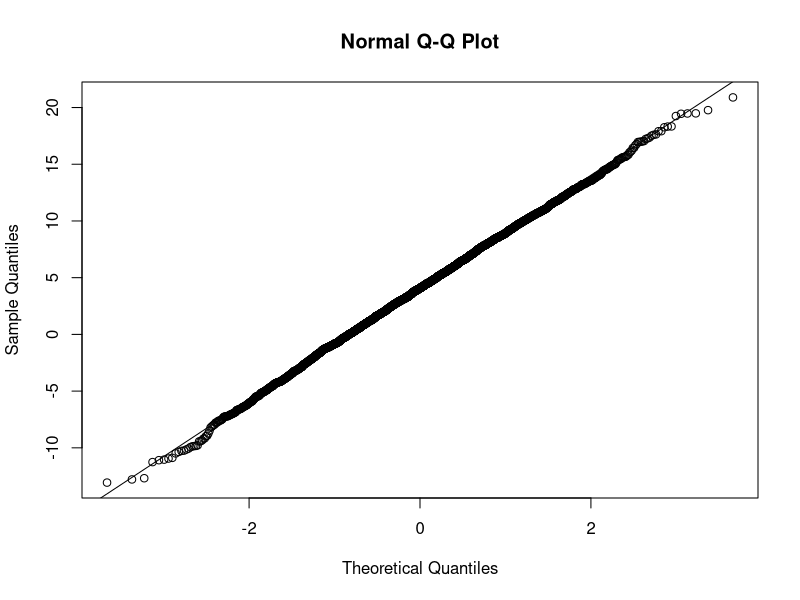
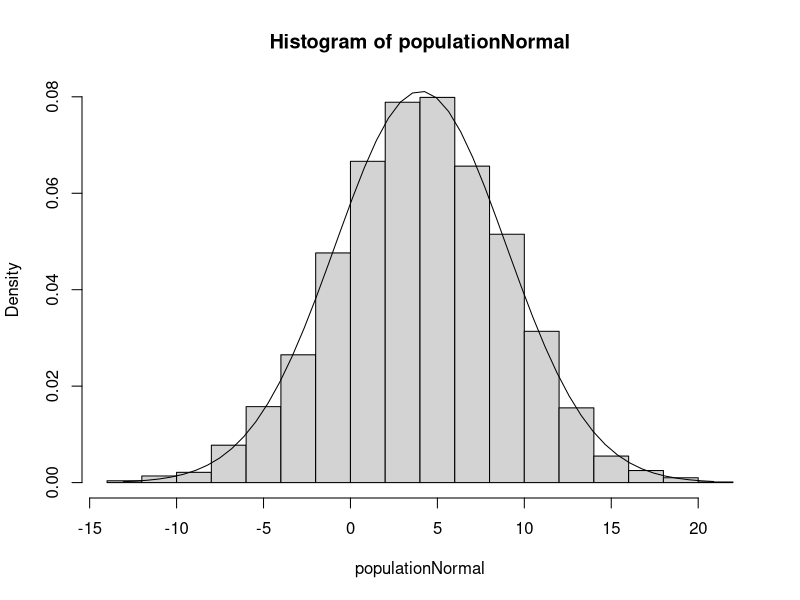
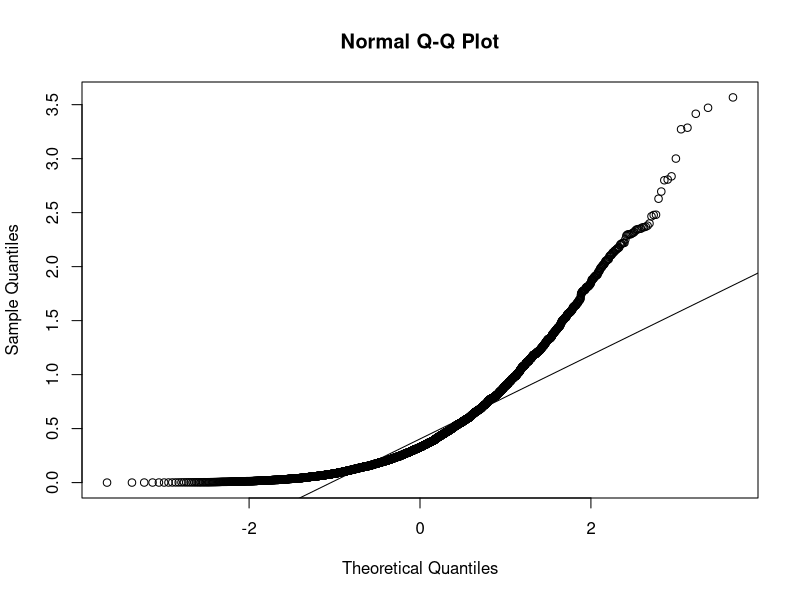
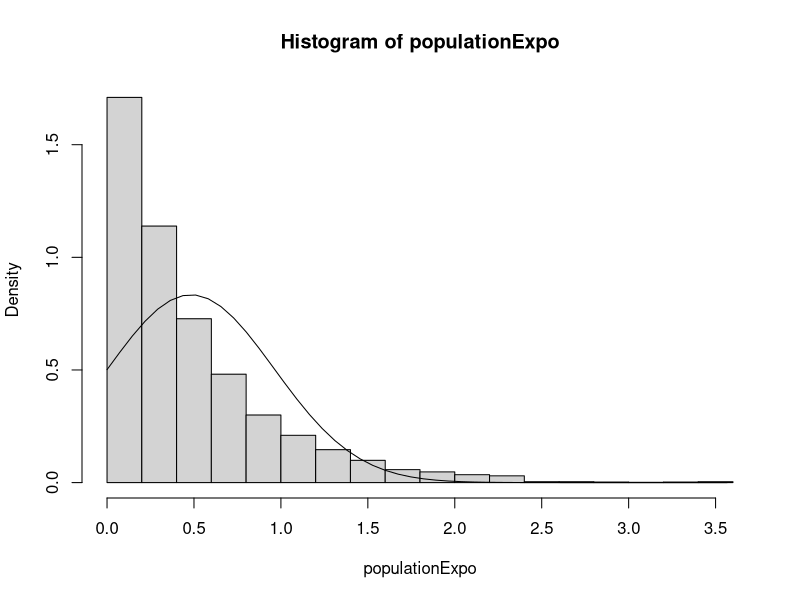
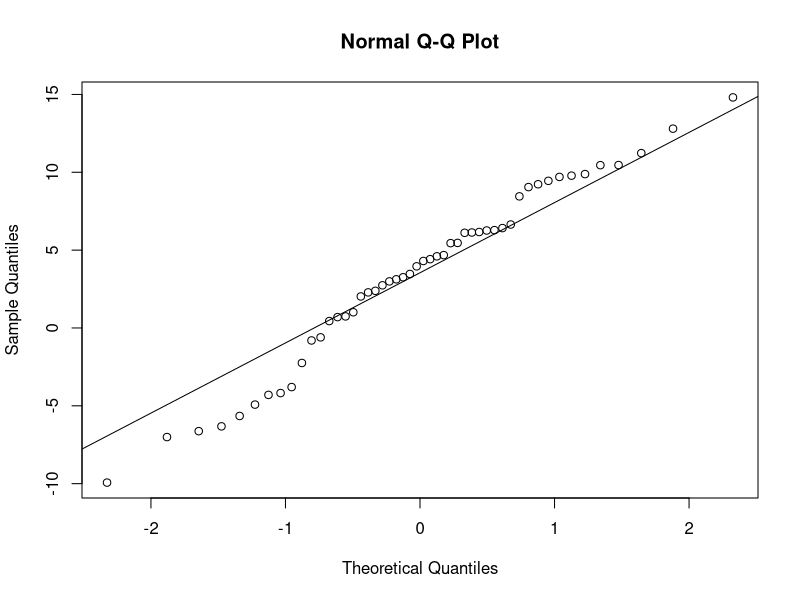
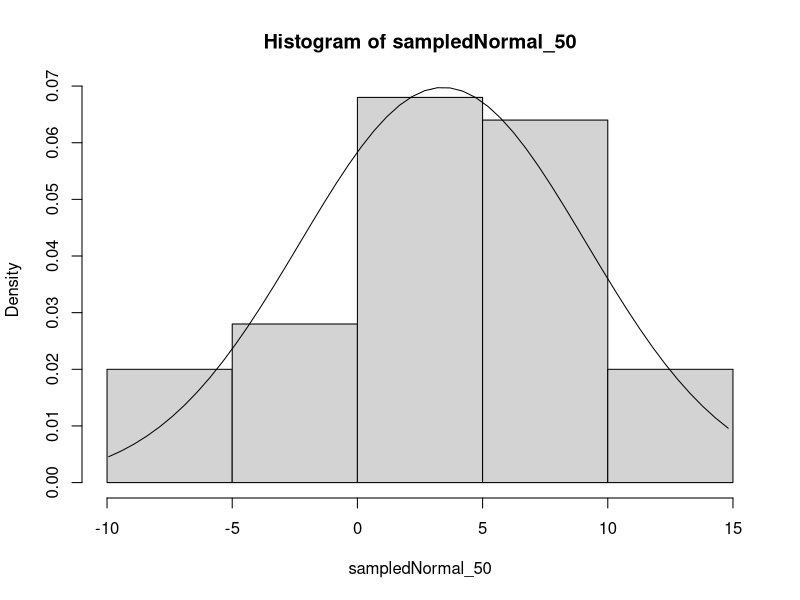
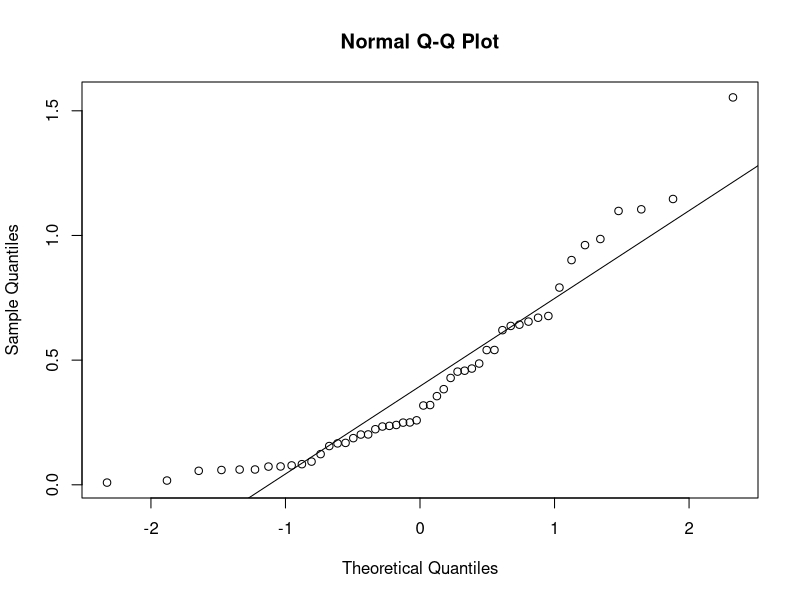
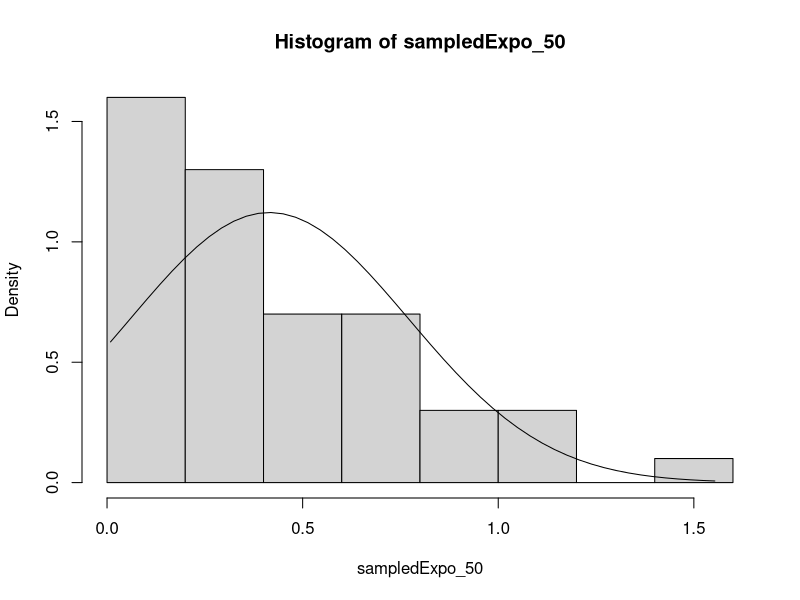

Generate these figures, in order, with R:
#simulate a population of 4000 from a normal(4,5)
populationNormal <- rnorm(4000, 4, 5)

#simulate a population of 4000 from an exponential distribution with lambda = rate 2.1
populationExpo <- rexp(4000, 2.1)

#Draw sample of size 50 and 100 from each population
sampledNormal_50 <- sample(populationNormal, 50)
sampledNormal_100 <- sample(populationNormal, 100)
sampledExpo_50 <- sample(populationExpo, 50)
sampledExpo_100 <- sample(populationExpo, 100)


#@ Confidence Level 95%
#  Z score for confidence interval 95%
z_score <- qnorm(0.975)
#  CV for T-distribution for sample size of 50 and confidence level 95%
t_score_df49 <- qt(0.975, 50 - 1)

#  calculate known sd
#   for the normal distribution (populationNormal)
knownSD_normal <- sd(populationNormal)
#   for the exponential distribution (populationExpo)
knownSD_expo <- sd(populationExpo)

#  calculate unknown sd
#   for the sampled normal distribution (sampledNormal_50)
sampledSD_normal50 <- sd(sampledNormal_50)
#   for the sampled exponential distribution (sampledExpo_50)
sampledSD_expo50 <- sd(sampledExpo_50)

#  Calculate SE
#   for known SD for normal distribution and the sample size of 50
knownSE_normal50 <- knownSD_normal / sqrt(50)
#   for known SD for exponential distribution and the sample size of 50
knownSE_expo50 <- knownSD_expo / sqrt(50)
#   for unknown SD for normal distribution and the sample size of 50
unknownSE_normal50 <- sampledSD_normal50 / sqrt(50)
#   for unknown SD for exponential distribution and the sample size of 50
unknownSE_expo50 <- sampledSD_expo50 / sqrt(50)

#  Calculate the mean
#   of sampledNormal_50
mean_normal50 <- mean(sampledNormal_50)
#   of sampledExpo_50
mean_expo50 <- mean(sampledExpo_50)

#  Calculate 95% CIs using z-distribution and knownSD
#   for sampledNormal_50
normalLeft_z95_kn <- mean_normal50 - z_score * knownSE_normal50
normalRight_z95_kn <- mean_normal50 + z_score * knownSE_normal50
#   for sampledExpo_50
expoLeft_z95_kn <- mean_expo50 - z_score * knownSE_expo50
expoRight_z95_kn <- mean_expo50 - z_score * knownSE_expo50

#  Calculate 95% CIs using t-distribution and unknownSD
#   for sampledNormal_50
normalLeft_t95_unkn <- mean_normal50 - t_score_df49 * unknownSE_normal50
normalRight_t95_unkn <- mean_normal50 - t_score_df49 * unknownSE_normal50
#   for sampledExpo_50
expoLeft_t95_unkn <- mean_expo50 - t_score_df49 * unknownSE_expo50
expoRight_t95_unkn <- mean_expo50 + t_score_df49 * unknownSE_expo50


#Plot graphs to assess the normality
#   for populationNormal
qqnorm(populationNormal)
qqline(populationNormal)
hist(populationNormal, freq = FALSE)
xfit <- seq(min(populationNormal), max(populationNormal), length = 50) 
yfit <- dnorm(xfit, mean = mean(populationNormal), sd = knownSD_normal)
lines(xfit, yfit)
#   for populationExpo
qqnorm(populationExpo)
qqline(populationExpo)
hist(populationExpo, freq = FALSE)
xfit <- seq(min(populationExpo), max(populationExpo), length = 50) 
yfit <- dnorm(xfit, mean = mean(populationExpo), sd = knownSD_expo)
lines(xfit, yfit)
#   for sampledNormal_50
qqnorm(sampledNormal_50)
qqline(sampledNormal_50)
hist(sampledNormal_50, freq = FALSE)
xfit <- seq(min(sampledNormal_50), max(sampledNormal_50), length = 50) 
yfit <- dnorm(xfit, mean = mean_normal50, sd = sampledSD_normal50)
lines(xfit, yfit)
#   for sampledExpo_50
qqnorm(sampledExpo_50)
qqline(sampledExpo_50)
hist(sampledExpo_50, freq = FALSE)
xfit <- seq(min(sampledExpo_50), max(sampledExpo_50), length = 50) 
yfit <- dnorm(xfit, mean = mean_expo50, sd = sampledSD_expo50)
lines(xfit, yfit)

#3b. Would you trust/rely on the confidence intervals you calculated in part2?
#   With the sample size >30 the factor which determine which distribution should be used
#   is whether the population SD is known or not. In this case, t-distribution is used with unknown sd
#   while z-distribution is used with known population sd. So, all of them are valid in terms of picking between z and t score.
#   However, z-score is only for normal distribution as z-distribution makes an
#   assumption that the distribution is a normal distribution. So finding the
#   confidence intervals for exponential distribution using z-score is not valid.
#   For t-score, it is applicable to non normal distribution if the size is large enough.
#   So, for the exponential using t-score is valid considering that the size is large enough
#
#   In conclusion,
#     normal-z (line, 49-51) is valid as population SD is known and the sample size is large
#     expo-z (line , 52-54) is invalid as z is not applicable to non  normal distribution
#     normal-t (line, 57-59) is valid as unknown SD is used.
#     expo-t (line, 60-62) is valid as unknown SD is used and the size is large enough
#           to make t-score applicable with non normal distribution
